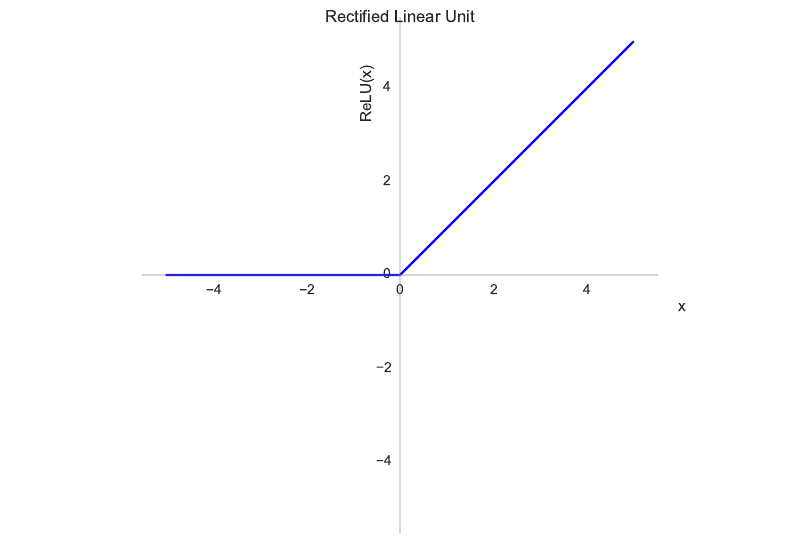

Python code for this plot:
import numpy as np

import matplotlib.pyplot as plt

import seaborn as sns
sns.set(style="white", palette="Set2")

x = np.arange(-5, 5, 0.01)
y = 0.5 * (x + np.abs(x))

# plt.suptitle("Rectified Linear Unit")
# plt.plot(x, y)
# plt.xlim(-5.5, 5.5)
# plt.ylim(-5.5, 5.5)
# plt.show()

fig, ax = plt.subplots()

ax.set_aspect('equal')
# ax.grid(True, which='both')
ax.spines['left'].set_position('center')
ax.spines['left'].set_color('grey')
ax.spines['left'].set_alpha(0.3)
ax.spines['right'].set_color('none')
ax.spines['bottom'].set_position('center')
ax.spines['bottom'].set_color('grey')
ax.spines['bottom'].set_alpha(0.3)
ax.spines['top'].set_color('none')
# ax.spines['left'].set_smart_bounds(True)
# ax.spines['bottom'].set_smart_bounds(True)
# sns.despine(ax=ax, offset=0)
ax.set_xlim(-5.5, 5.5)
ax.set_ylim(-5.5, 5.5)
ax.set_xlabel("x")
ax.xaxis.set_label_coords(1.05, 0.45)
ax.set_ylabel("ReLU(x)")
ax.yaxis.set_label_coords(0.45, 0.85)
ax.plot(x, y, 'b')
plt.suptitle("Rectified Linear Unit")
plt.tight_layout()
# plt.show()
plt.savefig("./relu.pdf")

